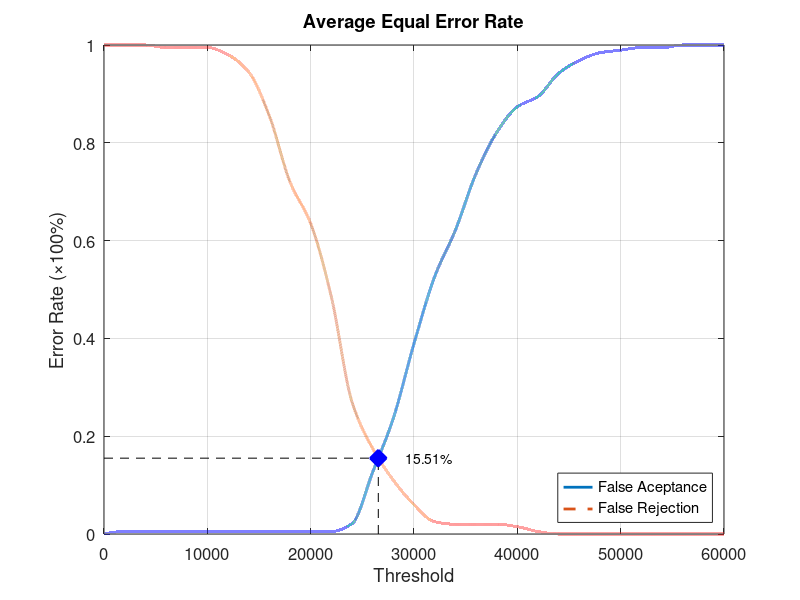
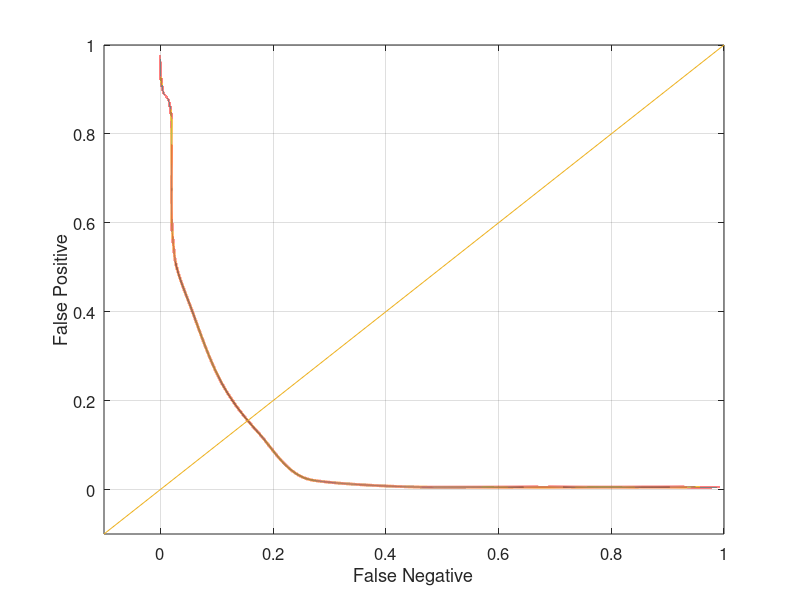

Source code (MATLAB) for these figures, in order:
function yEER = Database2_2
close all;
clear;
clc;
x = 0:2000:60000;
xq = 0:0.5:60000;

y0 = [0 0.00526316 0.00526316 0.00526316 0.00526316 0.00526316 0.00526316 0.00526316 0.00526316 0.00526316 0.00526316 0.00526316 0.0210526 0.126316 0.236842 0.389474 0.526316 0.621053 0.736842 0.821053 0.873684 0.894737 0.942105 0.968421 0.984211 0.989474 0.994737 0.994737 1 1 1];
yy0 = interp1(x, y0, xq, 'pchip');
y1 = [1 1 1 0.995 0.995 0.995 0.98 0.945 0.855 0.72 0.635 0.485 0.27 0.175 0.11 0.06 0.025 0.02 0.02 0.02 0.015 0.005 0 0 0 0 0 0 0 0 0];
yy1 = interp1(x, y1, xq, 'pchip');

% Calculating EER: 
y2 = abs(y0 - y1);
find(y2 == min(y2))
yy2 = abs(yy0 - yy1);
xEER = find(yy2 == min(yy2));
xEERIndex = xq(xEER) % X-axis EER
yEER = yy0(xEER) % Y-axis EER

main = figure
plot(xq, yy0,'-','LineWidth', 2);	hold on
plot(xq, yy1,'--','LineWidth', 2);	hold on
plot([xEERIndex xEERIndex], [0 yEER], 'k--');	hold on
plot([0 xEERIndex], [yEER yEER], 'k--');	hold on
plot(xEERIndex, yEER, 'bx', 'LineWidth', 10);	hold on
text(xEERIndex + 10 * xEERIndex / 100, yEER, [num2str(round((10000 * yEER)) / 100) '%'])
legend('False Aceptance', 'False Rejection', 'Location', 'SouthEast')
xlabel('Threshold')
ylabel('Error Rate (\times100%)')
title('Average Equal Error Rate')
set(gca, 'FontSize', 12)
axis([0 60000 0 1])
grid on

print(main, 'Database2_2Main', '-dpng');
FNRxFPR = figure('Color', [1 1 1]);
plot(yy1, yy0, '-', yy1, yy0, 'LineWidth', 2);
hold on
y = -0.1:0.1:1
plot(y, y); 
set(gca, 'FontSize', 12)
xlabel('False Negative')
ylabel('False Positive')
axis([-0.1 1 -0.1 1])
set(gca, 'FontSize', 12)
grid on

print(FNRxFPR, 'Database2_2FNRxFPR','-dpng');
end
